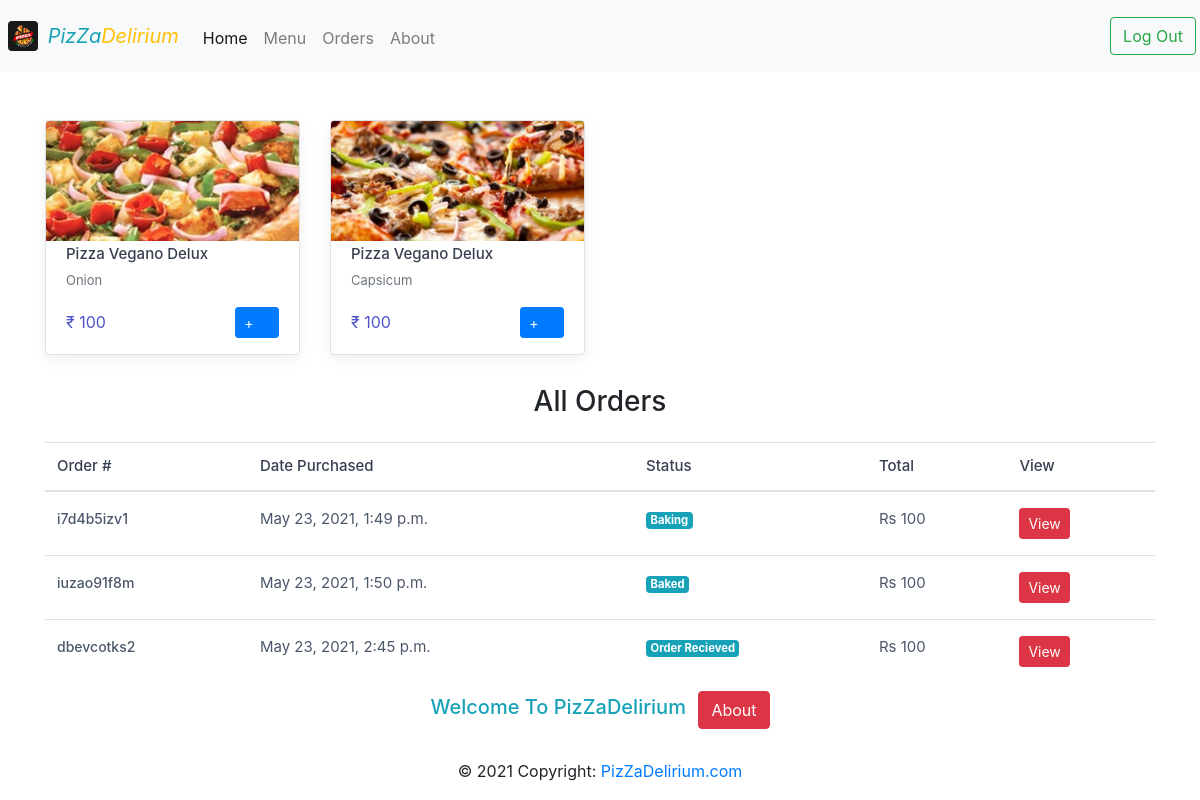
The app's page /orders (signed in), older data.
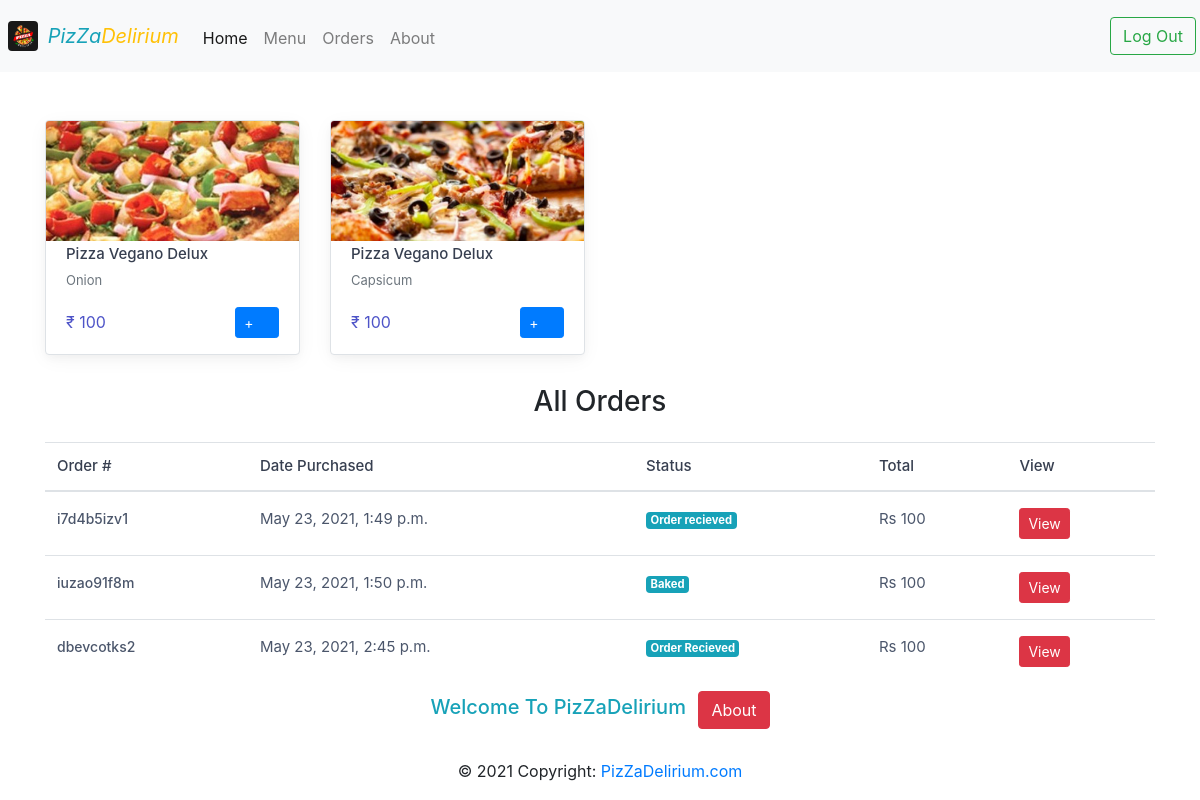
The same page, newer data.
### App/models.py (models this page shows, shortened)
class Pizza(models.Model):
    name 			= models.CharField(max_length=100)
    price 			= models.IntegerField(default=100)
    image 			= models.CharField(max_length=100)

class Order(models.Model):
    pizza 			= models.ForeignKey(Pizza, on_delete=models.CASCADE)
    user 			= models.ForeignKey(User, on_delete=models.CASCADE)
    order_id 		= models.CharField(max_length=100 , blank=True)
    amount 			= models.IntegerField(default=100)
    status 			= models.CharField(max_length=100 , choices = CHOICES , default="Order Recieved")
    date 			= models.DateTimeField(auto_now_add=True)

### App/views.py (the view)
# urls.py: path('orders', orders_view, name='orders'),
def orders_view(request ):
	if request.user.is_authenticated:
		pizza = Pizza.objects.all()
		orders = Order.objects.filter(user = request.user)
		context = {'pizza' : pizza, 'orders' : orders}
		return render(request , 'orders.html', context)
	return HttpResponseRedirect(reverse('login'))

### App/templates/orders.html (shortened to what this page needs)
{% extends "base.html" %}
{% load humanize %}
{% block body %}
<div class="container">
    <div class="row pt-3 mt-5 pt-sm-0">
        {% for p in pizza %}
        <div class="col-lg-3 col-md-4 col-sm-6  mb-grid-gutter ">
            <div class="card product-card shadow border pb-2"><a class="d-block" href="#quick-view" data-toggle="modal"><img
                        class="card-img-top" src="{{p.image}}" alt="Pizza"></a>
                <div class="card-body pt-1 pb-2">
                    <h3 class="product-title font-size-md"><a href="#quick-view" data-toggle="modal">Pizza Vegano
                            Delux</a></h3>
                    <p class="font-size-ms text-muted"> {{p.name}}
                        </p>
                    <div class="d-flex align-items-center justify-content-between">
                        <div class="product-price"><span class="text-accent"> ₹ {{p.price}}</span></div>
                        <button class="btn btn-primary btn-sm" onclick="createOrder({{p.id}})" type="button" data-toggle="toast"
                            data-target="#cart-toast">+<i class="czi-cart font-size-base ml-1"></i></button>
                    </div>
                </div>
            </div>
        </div>
        {% endfor %}
    </div>
    <div>
        <h3 class="text-center mb-4">All Orders</h3>
        <div class="table-responsive font-size-md">
            <table class="table table-hover mb-0">
                <thead>
                    <tr>
                        <th>Order #</th>
                        <th>Date Purchased</th>
                        <th>Status</th>
                        <th>Total</th>
                        <th>View</th>
                    </tr>
                </thead>
                <tbody>
                    {% for order in orders %}
                    <tr>
                        <td class="py-3"><a class="nav-link-style font-weight-medium font-size-sm" href="#order-details"
                                data-toggle="modal">{{order.order_id}}</a></td>
                        <td class="py-3">{{order.date}}</td>
                        <td class="py-3"><span class="badge badge-info m-0">{{order.status}}</span></td>
                        <td class="py-3">Rs {{order.amount}}</td>
                        <td class="py-3">
                            <a href="{% url 'order' order.order_id %}" class="btn btn-danger btn-sm">View</a>
                        </td>
                    </tr>
                    {%  endfor %}
                </tbody>
            </table>
        </div>
    </div>
</div>
{% endblock %}

### App/templates/base.html (shortened to what this page needs)
{% load static %}
<!DOCTYPE html>
<html lang="en">
<head>
    <link rel="stylesheet" media="screen" href="/static/vendor/simplebar/dist/simplebar.min.css" />
    <link rel="stylesheet" media="screen" href="/static/vendor/tiny-slider/dist/tiny-slider.css" />
    <link rel="stylesheet" media="screen" href="/static/css/theme.min.css">
    <link rel="stylesheet" href="https://maxcdn.bootstrapcdn.com/bootstrap/4.0.0/css/bootstrap.min.css">
    <link href="/static/css/menu.css" rel="stylesheet" />
</head>
<nav class="navbar navbar-expand-lg navbar-light bg-light px-1">
  <a class="navbar-brand" href="/">
    <img src="{% static 'images/logo.jpg' %}" width="30" height="30" class="d-inline-block align-top mx-1 rounded" alt="">
    <span class="text-info font-italic">PizZa</span><span class="text-warning font-italic">Delirium</span>
  </a>
  <div class="collapse navbar-collapse" id="navbarSupportedContent">
    <ul class="navbar-nav mr-auto">
      <li class="nav-item active">
        <a class="nav-link" href="/">Home <span class="sr-only">(current)</span></a>
      </li>
      <li class="nav-item">
        <a class="nav-link" href="{% url 'menu' %}">Menu</a>
      </li>
      <li class="nav-item">
        <a class="nav-link" href="{% url 'orders' %}">Orders</a>
      </li>
      <li class="nav-item">
        <a class="nav-link" href="{% url 'about' %}">About</a>
      </li>
    </ul>
    <div class="form-inline my-2 my-lg-0" action="{% url 'register' %}">
      {% if user.is_authenticated %}
      <a class="btn btn-outline-success my-2 my-sm-0" type="submit" href="{% url 'logout' %}">Log Out</a>
      {% else %}
      <a class="btn btn-outline-success my-2 my-sm-0" type="submit" href="{% url 'login' %}">Login</a>
      {% endif %}
    </div>
  </div>
</nav>
{% block body %} {% endblock %}
<footer class="footer" id="footer">
  <div class="container">
    <ul class="list-unstyled list-inline text-center py-2">
      {% if not user.is_authenticated %}
      <li class="list-inline-item">
        <h5 class="mb-1 text-info rounded">Register for free</h5>
      </li>
      <li class="list-inline-item">
        <a href="{% url 'register' %}" class="btn btn-outline-white btn-rounded btn btn-danger">Sign up!</a>
      </li>
      {% else %}
       <li class="list-inline-item">
        <h5 class="mb-1 text-info rounded">Welcome To PizZaDelirium</h5>
      </li>
      <li class="list-inline-item">
        <a href="{% url 'about' %}" class="btn btn-outline-white btn-rounded btn btn-danger">About</a>
      </li>
      {% endif %}
    </ul>
  </div>
  <div class="footer-copyright text-center">© 2021 Copyright:
    <a href="#"> PizZaDelirium.com</a>
  </div>
</footer>
</body>
</html>

### App/templates/orders.html (style rules this page uses)
.card-img-top { width: 100%; height: 10vw; object-fit: cover; }

Row changes from the older to the newer data that the page shows:
changed Order "i7d4b5izv1": status "Baking" → "Order recieved"
